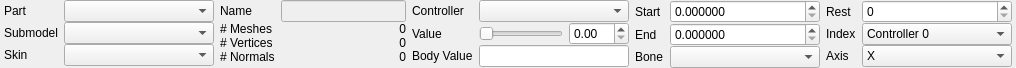
<?xml version="1.0" encoding="UTF-8"?>
<ui version="4.0">
 <class>ui::assets::studiomodel::BodyPartsPanel</class>
 <widget class="QWidget" name="ui::assets::studiomodel::BodyPartsPanel">
  <property name="geometry">
   <rect>
    <x>0</x>
    <y>0</y>
    <width>995</width>
    <height>64</height>
   </rect>
  </property>
  <property name="windowTitle">
   <string>Form</string>
  </property>
  <layout class="QHBoxLayout" name="MainLayout">
   <property name="sizeConstraint">
    <enum>QLayout::SetFixedSize</enum>
   </property>
   <property name="leftMargin">
    <number>4</number>
   </property>
   <property name="topMargin">
    <number>0</number>
   </property>
   <property name="rightMargin">
    <number>4</number>
   </property>
   <property name="bottomMargin">
    <number>0</number>
   </property>
   <item>
    <widget class="QWidget" name="BodypartsDataWidget" native="true">
     <layout class="QGridLayout" name="gridLayout">
      <property name="sizeConstraint">
       <enum>QLayout::SetDefaultConstraint</enum>
      </property>
      <property name="leftMargin">
       <number>0</number>
      </property>
      <property name="topMargin">
       <number>0</number>
      </property>
      <property name="rightMargin">
       <number>0</number>
      </property>
      <property name="bottomMargin">
       <number>0</number>
      </property>
      <property name="verticalSpacing">
       <number>0</number>
      </property>
      <item row="1" column="0">
       <widget class="QLabel" name="label_2">
        <property name="text">
         <string>Submodel</string>
        </property>
       </widget>
      </item>
      <item row="0" column="0">
       <widget class="QLabel" name="label">
        <property name="text">
         <string>Part</string>
        </property>
       </widget>
      </item>
      <item row="1" column="1">
       <widget class="QComboBox" name="Submodels">
        <property name="sizePolicy">
         <sizepolicy hsizetype="Preferred" vsizetype="Fixed">
          <horstretch>0</horstretch>
          <verstretch>0</verstretch>
         </sizepolicy>
        </property>
        <property name="minimumSize">
         <size>
          <width>150</width>
          <height>0</height>
         </size>
        </property>
        <property name="maximumSize">
         <size>
          <width>16777215</width>
          <height>16777215</height>
         </size>
        </property>
       </widget>
      </item>
      <item row="0" column="1">
       <widget class="QComboBox" name="BodyParts">
        <property name="sizePolicy">
         <sizepolicy hsizetype="Preferred" vsizetype="Fixed">
          <horstretch>0</horstretch>
          <verstretch>0</verstretch>
         </sizepolicy>
        </property>
        <property name="minimumSize">
         <size>
          <width>150</width>
          <height>0</height>
         </size>
        </property>
        <property name="maximumSize">
         <size>
          <width>16777215</width>
          <height>16777215</height>
         </size>
        </property>
       </widget>
      </item>
      <item row="2" column="0">
       <widget class="QLabel" name="label_3">
        <property name="text">
         <string>Skin</string>
        </property>
       </widget>
      </item>
      <item row="2" column="1">
       <widget class="QComboBox" name="Skins">
        <property name="sizePolicy">
         <sizepolicy hsizetype="Preferred" vsizetype="Fixed">
          <horstretch>0</horstretch>
          <verstretch>0</verstretch>
         </sizepolicy>
        </property>
        <property name="minimumSize">
         <size>
          <width>150</width>
          <height>0</height>
         </size>
        </property>
        <property name="maximumSize">
         <size>
          <width>16777215</width>
          <height>16777215</height>
         </size>
        </property>
       </widget>
      </item>
      <item row="3" column="0" colspan="2">
       <spacer name="verticalSpacer">
        <property name="orientation">
         <enum>Qt::Vertical</enum>
        </property>
        <property name="sizeHint" stdset="0">
         <size>
          <width>20</width>
          <height>0</height>
         </size>
        </property>
       </spacer>
      </item>
     </layout>
    </widget>
   </item>
   <item>
    <layout class="QGridLayout" name="gridLayout_5">
     <property name="verticalSpacing">
      <number>0</number>
     </property>
     <item row="3" column="0">
      <widget class="QLabel" name="label_16">
       <property name="sizePolicy">
        <sizepolicy hsizetype="Fixed" vsizetype="Preferred">
         <horstretch>0</horstretch>
         <verstretch>0</verstretch>
        </sizepolicy>
       </property>
       <property name="text">
        <string># Normals</string>
       </property>
      </widget>
     </item>
     <item row="0" column="1">
      <widget class="QLineEdit" name="ModelName">
       <property name="enabled">
        <bool>false</bool>
       </property>
       <property name="sizePolicy">
        <sizepolicy hsizetype="Preferred" vsizetype="Fixed">
         <horstretch>0</horstretch>
         <verstretch>0</verstretch>
        </sizepolicy>
       </property>
       <property name="minimumSize">
        <size>
         <width>125</width>
         <height>0</height>
        </size>
       </property>
       <property name="maximumSize">
        <size>
         <width>16777215</width>
         <height>16777215</height>
        </size>
       </property>
      </widget>
     </item>
     <item row="2" column="1">
      <widget class="QLabel" name="VertexCountLabel">
       <property name="text">
        <string>0</string>
       </property>
       <property name="alignment">
        <set>Qt::AlignRight|Qt::AlignTrailing|Qt::AlignVCenter</set>
       </property>
      </widget>
     </item>
     <item row="0" column="0">
      <widget class="QLabel" name="label_13">
       <property name="sizePolicy">
        <sizepolicy hsizetype="Fixed" vsizetype="Preferred">
         <horstretch>0</horstretch>
         <verstretch>0</verstretch>
        </sizepolicy>
       </property>
       <property name="text">
        <string>Name</string>
       </property>
      </widget>
     </item>
     <item row="2" column="0">
      <widget class="QLabel" name="label_15">
       <property name="sizePolicy">
        <sizepolicy hsizetype="Fixed" vsizetype="Preferred">
         <horstretch>0</horstretch>
         <verstretch>0</verstretch>
        </sizepolicy>
       </property>
       <property name="text">
        <string># Vertices</string>
       </property>
      </widget>
     </item>
     <item row="1" column="1">
      <widget class="QLabel" name="MeshCountLabel">
       <property name="text">
        <string>0</string>
       </property>
       <property name="alignment">
        <set>Qt::AlignRight|Qt::AlignTrailing|Qt::AlignVCenter</set>
       </property>
      </widget>
     </item>
     <item row="1" column="0">
      <widget class="QLabel" name="label_14">
       <property name="sizePolicy">
        <sizepolicy hsizetype="Fixed" vsizetype="Preferred">
         <horstretch>0</horstretch>
         <verstretch>0</verstretch>
        </sizepolicy>
       </property>
       <property name="text">
        <string># Meshes</string>
       </property>
      </widget>
     </item>
     <item row="3" column="1">
      <widget class="QLabel" name="NormalCountLabel">
       <property name="text">
        <string>0</string>
       </property>
       <property name="alignment">
        <set>Qt::AlignRight|Qt::AlignTrailing|Qt::AlignVCenter</set>
       </property>
      </widget>
     </item>
     <item row="4" column="0" colspan="2">
      <spacer name="verticalSpacer_2">
       <property name="orientation">
        <enum>Qt::Vertical</enum>
       </property>
       <property name="sizeHint" stdset="0">
        <size>
         <width>20</width>
         <height>0</height>
        </size>
       </property>
      </spacer>
     </item>
    </layout>
   </item>
   <item>
    <layout class="QGridLayout" name="gridLayout_6">
     <property name="leftMargin">
      <number>0</number>
     </property>
     <property name="verticalSpacing">
      <number>0</number>
     </property>
     <item row="1" column="0">
      <widget class="QLabel" name="label_5">
       <property name="sizePolicy">
        <sizepolicy hsizetype="Fixed" vsizetype="Preferred">
         <horstretch>0</horstretch>
         <verstretch>0</verstretch>
        </sizepolicy>
       </property>
       <property name="text">
        <string>Value</string>
       </property>
      </widget>
     </item>
     <item row="2" column="0">
      <widget class="QLabel" name="label_6">
       <property name="sizePolicy">
        <sizepolicy hsizetype="Fixed" vsizetype="Preferred">
         <horstretch>0</horstretch>
         <verstretch>0</verstretch>
        </sizepolicy>
       </property>
       <property name="text">
        <string>Body Value</string>
       </property>
      </widget>
     </item>
     <item row="2" column="1" colspan="2">
      <widget class="QLineEdit" name="BodyValue">
       <property name="sizePolicy">
        <sizepolicy hsizetype="Preferred" vsizetype="Fixed">
         <horstretch>0</horstretch>
         <verstretch>0</verstretch>
        </sizepolicy>
       </property>
       <property name="minimumSize">
        <size>
         <width>0</width>
         <height>0</height>
        </size>
       </property>
       <property name="maximumSize">
        <size>
         <width>16777215</width>
         <height>16777215</height>
        </size>
       </property>
       <property name="alignment">
        <set>Qt::AlignRight|Qt::AlignTrailing|Qt::AlignVCenter</set>
       </property>
       <property name="readOnly">
        <bool>true</bool>
       </property>
      </widget>
     </item>
     <item row="0" column="0">
      <widget class="QLabel" name="label_4">
       <property name="sizePolicy">
        <sizepolicy hsizetype="Fixed" vsizetype="Preferred">
         <horstretch>0</horstretch>
         <verstretch>0</verstretch>
        </sizepolicy>
       </property>
       <property name="text">
        <string>Controller</string>
       </property>
      </widget>
     </item>
     <item row="1" column="2">
      <widget class="QDoubleSpinBox" name="BoneControllerValueSpinner">
       <property name="sizePolicy">
        <sizepolicy hsizetype="Fixed" vsizetype="Fixed">
         <horstretch>0</horstretch>
         <verstretch>0</verstretch>
        </sizepolicy>
       </property>
       <property name="minimumSize">
        <size>
         <width>60</width>
         <height>0</height>
        </size>
       </property>
       <property name="maximumSize">
        <size>
         <width>60</width>
         <height>16777215</height>
        </size>
       </property>
       <property name="maximum">
        <double>360.000000000000000</double>
       </property>
       <property name="value">
        <double>0.000000000000000</double>
       </property>
      </widget>
     </item>
     <item row="1" column="1">
      <widget class="QSlider" name="BoneControllerValueSlider">
       <property name="sizePolicy">
        <sizepolicy hsizetype="Preferred" vsizetype="Fixed">
         <horstretch>0</horstretch>
         <verstretch>0</verstretch>
        </sizepolicy>
       </property>
       <property name="minimumSize">
        <size>
         <width>0</width>
         <height>0</height>
        </size>
       </property>
       <property name="maximumSize">
        <size>
         <width>16777215</width>
         <height>16777215</height>
        </size>
       </property>
       <property name="orientation">
        <enum>Qt::Horizontal</enum>
       </property>
      </widget>
     </item>
     <item row="0" column="1" colspan="2">
      <widget class="QComboBox" name="BoneControllers">
       <property name="sizePolicy">
        <sizepolicy hsizetype="Preferred" vsizetype="Fixed">
         <horstretch>0</horstretch>
         <verstretch>0</verstretch>
        </sizepolicy>
       </property>
       <property name="minimumSize">
        <size>
         <width>150</width>
         <height>0</height>
        </size>
       </property>
       <property name="maximumSize">
        <size>
         <width>16777215</width>
         <height>16777215</height>
        </size>
       </property>
      </widget>
     </item>
     <item row="3" column="0" colspan="3">
      <spacer name="verticalSpacer_3">
       <property name="orientation">
        <enum>Qt::Vertical</enum>
       </property>
       <property name="sizeHint" stdset="0">
        <size>
         <width>20</width>
         <height>0</height>
        </size>
       </property>
      </spacer>
     </item>
    </layout>
   </item>
   <item>
    <widget class="QWidget" name="ControllerDataWidget" native="true">
     <layout class="QHBoxLayout" name="ControllerDataLayout">
      <property name="leftMargin">
       <number>0</number>
      </property>
      <property name="topMargin">
       <number>0</number>
      </property>
      <property name="rightMargin">
       <number>0</number>
      </property>
      <property name="bottomMargin">
       <number>0</number>
      </property>
      <item>
       <layout class="QGridLayout" name="gridLayout_7">
        <property name="leftMargin">
         <number>0</number>
        </property>
        <property name="verticalSpacing">
         <number>0</number>
        </property>
        <item row="0" column="0">
         <widget class="QLabel" name="label_8">
          <property name="sizePolicy">
           <sizepolicy hsizetype="Fixed" vsizetype="Preferred">
            <horstretch>0</horstretch>
            <verstretch>0</verstretch>
           </sizepolicy>
          </property>
          <property name="text">
           <string>Start</string>
          </property>
         </widget>
        </item>
        <item row="2" column="0">
         <widget class="QLabel" name="label_7">
          <property name="text">
           <string>Bone</string>
          </property>
         </widget>
        </item>
        <item row="1" column="0">
         <widget class="QLabel" name="label_9">
          <property name="sizePolicy">
           <sizepolicy hsizetype="Fixed" vsizetype="Preferred">
            <horstretch>0</horstretch>
            <verstretch>0</verstretch>
           </sizepolicy>
          </property>
          <property name="text">
           <string>End</string>
          </property>
         </widget>
        </item>
        <item row="2" column="1">
         <widget class="QComboBox" name="BoneControllerBone">
          <property name="sizePolicy">
           <sizepolicy hsizetype="Preferred" vsizetype="Fixed">
            <horstretch>0</horstretch>
            <verstretch>0</verstretch>
           </sizepolicy>
          </property>
          <property name="minimumSize">
           <size>
            <width>150</width>
            <height>0</height>
           </size>
          </property>
          <property name="maximumSize">
           <size>
            <width>16777215</width>
            <height>16777215</height>
           </size>
          </property>
         </widget>
        </item>
        <item row="0" column="1">
         <widget class="QDoubleSpinBox" name="BoneControllerStart">
          <property name="sizePolicy">
           <sizepolicy hsizetype="Preferred" vsizetype="Fixed">
            <horstretch>0</horstretch>
            <verstretch>0</verstretch>
           </sizepolicy>
          </property>
          <property name="minimumSize">
           <size>
            <width>150</width>
            <height>0</height>
           </size>
          </property>
          <property name="maximumSize">
           <size>
            <width>16777215</width>
            <height>16777215</height>
           </size>
          </property>
          <property name="decimals">
           <number>6</number>
          </property>
         </widget>
        </item>
        <item row="1" column="1">
         <widget class="QDoubleSpinBox" name="BoneControllerEnd">
          <property name="sizePolicy">
           <sizepolicy hsizetype="Preferred" vsizetype="Fixed">
            <horstretch>0</horstretch>
            <verstretch>0</verstretch>
           </sizepolicy>
          </property>
          <property name="minimumSize">
           <size>
            <width>150</width>
            <height>0</height>
           </size>
          </property>
          <property name="maximumSize">
           <size>
            <width>16777215</width>
            <height>16777215</height>
           </size>
          </property>
          <property name="decimals">
           <number>6</number>
          </property>
         </widget>
        </item>
        <item row="3" column="0" colspan="2">
         <spacer name="verticalSpacer_4">
          <property name="orientation">
           <enum>Qt::Vertical</enum>
          </property>
          <property name="sizeHint" stdset="0">
           <size>
            <width>20</width>
            <height>0</height>
           </size>
          </property>
         </spacer>
        </item>
       </layout>
      </item>
      <item>
       <layout class="QGridLayout" name="gridLayout_8">
        <property name="leftMargin">
         <number>0</number>
        </property>
        <property name="verticalSpacing">
         <number>0</number>
        </property>
        <item row="2" column="0">
         <widget class="QLabel" name="label_12">
          <property name="text">
           <string>Axis</string>
          </property>
         </widget>
        </item>
        <item row="1" column="1">
         <widget class="QComboBox" name="BoneControllerIndex">
          <property name="sizePolicy">
           <sizepolicy hsizetype="Preferred" vsizetype="Fixed">
            <horstretch>0</horstretch>
            <verstretch>0</verstretch>
           </sizepolicy>
          </property>
          <property name="minimumSize">
           <size>
            <width>150</width>
            <height>0</height>
           </size>
          </property>
          <property name="maximumSize">
           <size>
            <width>16777215</width>
            <height>16777215</height>
           </size>
          </property>
          <item>
           <property name="text">
            <string>Controller 0</string>
           </property>
          </item>
          <item>
           <property name="text">
            <string>Controller 1</string>
           </property>
          </item>
          <item>
           <property name="text">
            <string>Controller 2</string>
           </property>
          </item>
          <item>
           <property name="text">
            <string>Controller 3</string>
           </property>
          </item>
          <item>
           <property name="text">
            <string>Mouth 0</string>
           </property>
          </item>
          <item>
           <property name="text">
            <string>Mouth 1</string>
           </property>
          </item>
          <item>
           <property name="text">
            <string>Mouth 2</string>
           </property>
          </item>
          <item>
           <property name="text">
            <string>Mouth 3</string>
           </property>
          </item>
         </widget>
        </item>
        <item row="0" column="0">
         <widget class="QLabel" name="label_10">
          <property name="sizePolicy">
           <sizepolicy hsizetype="Fixed" vsizetype="Preferred">
            <horstretch>0</horstretch>
            <verstretch>0</verstretch>
           </sizepolicy>
          </property>
          <property name="text">
           <string>Rest</string>
          </property>
         </widget>
        </item>
        <item row="1" column="0">
         <widget class="QLabel" name="label_11">
          <property name="sizePolicy">
           <sizepolicy hsizetype="Fixed" vsizetype="Preferred">
            <horstretch>0</horstretch>
            <verstretch>0</verstretch>
           </sizepolicy>
          </property>
          <property name="text">
           <string>Index</string>
          </property>
         </widget>
        </item>
        <item row="0" column="1">
         <widget class="QSpinBox" name="BoneControllerRest">
          <property name="sizePolicy">
           <sizepolicy hsizetype="Preferred" vsizetype="Fixed">
            <horstretch>0</horstretch>
            <verstretch>0</verstretch>
           </sizepolicy>
          </property>
          <property name="minimumSize">
           <size>
            <width>150</width>
            <height>0</height>
           </size>
          </property>
          <property name="maximumSize">
           <size>
            <width>16777215</width>
            <height>16777215</height>
           </size>
          </property>
         </widget>
        </item>
        <item row="2" column="1">
         <widget class="QComboBox" name="BoneControllerBoneAxis">
          <property name="sizePolicy">
           <sizepolicy hsizetype="Preferred" vsizetype="Fixed">
            <horstretch>0</horstretch>
            <verstretch>0</verstretch>
           </sizepolicy>
          </property>
          <property name="minimumSize">
           <size>
            <width>150</width>
            <height>0</height>
           </size>
          </property>
          <property name="maximumSize">
           <size>
            <width>16777215</width>
            <height>16777215</height>
           </size>
          </property>
          <item>
           <property name="text">
            <string>X</string>
           </property>
          </item>
          <item>
           <property name="text">
            <string>Y</string>
           </property>
          </item>
          <item>
           <property name="text">
            <string>Z</string>
           </property>
          </item>
          <item>
           <property name="text">
            <string>XR</string>
           </property>
          </item>
          <item>
           <property name="text">
            <string>XY</string>
           </property>
          </item>
          <item>
           <property name="text">
            <string>XZ</string>
           </property>
          </item>
         </widget>
        </item>
        <item row="3" column="0" colspan="2">
         <spacer name="verticalSpacer_5">
          <property name="orientation">
           <enum>Qt::Vertical</enum>
          </property>
          <property name="sizeHint" stdset="0">
           <size>
            <width>20</width>
            <height>0</height>
           </size>
          </property>
         </spacer>
        </item>
       </layout>
      </item>
     </layout>
    </widget>
   </item>
  </layout>
 </widget>
 <resources/>
 <connections/>
</ui>
